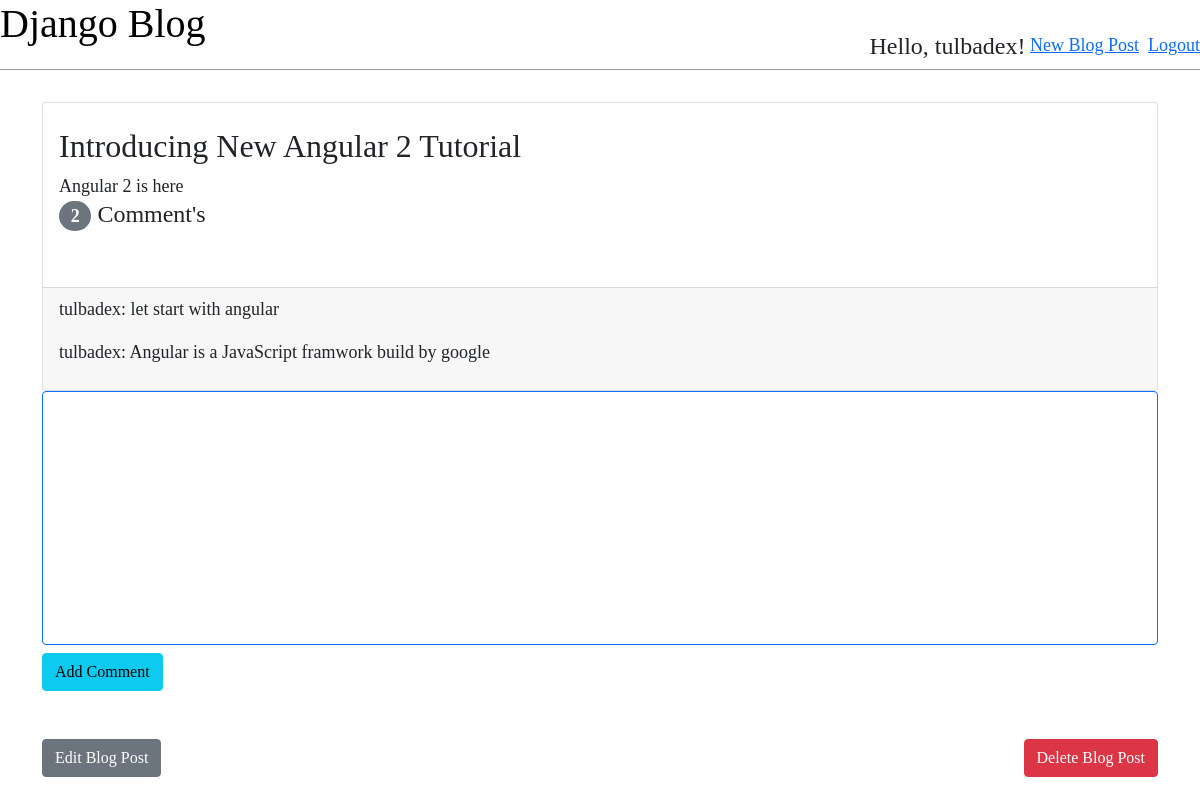
Page /blog/2/ (signed in) on the committed database.
### blog/models.py (models this page shows, shortened)
class Post(models.Model):
    title = models.CharField(max_length=200)
    author = models.ForeignKey('auth.User', on_delete=models.CASCADE)
    body = models.TextField()

class Comment(models.Model):
    comment = models.CharField(max_length=140)
    author = models.ForeignKey(
        get_user_model(),
        on_delete=models.CASCADE
    )
    post = models.ForeignKey(
        Post,
        on_delete=models.CASCADE,
        related_name='comments'
    )
    def __str__(self):
        return self.comment

### blog/views.py (the view)
# urls.py: path('blog/<int:pk>/', BlogDetailView.as_view(), name="post_detail"),
class BlogDetailView(DetailView):
    model = Post
    template_name = 'post_detail.html'

### templates/post_detail.html (shortened to what this page needs)
{% extends 'base.html' %}
{% block content %}
    <div class="card">
        <div class="post-entry card-body">
            <h2 class="card-title">{{ post.title }}</h2>
            <p class="card-text">{{ post.body }}</p>
            {% if post.comments.all.count <= 1 %}
            <h4><span class="badge rounded-pill bg-secondary">{{ post.comments.all.count }}</span> Comment</h4>
            {% else %}
            <h4><span class="badge rounded-pill bg-secondary">{{ post.comments.all.count }}</span> Comment's</h4>
            {% endif %}
        </div>
        <div class="card-footer">
            {% for comment in post.comments.all %}
                <p>
                    <span class="font-weight-bold">{{ comment.author }}:</span>
                    {{ comment }}
                </p>
            {% endfor %}
        </div>
    </div>
    {% if user.is_authenticated %}
    <form method="post" action="{% url 'posts:comment_new' post_pk=post.pk %}">
        <div class="form-group col-lg">
            <textarea class="form-control border border-primary" name="comment" id="" cols="30" rows="10" required style="resize: none;"></textarea>
        </div>
        <div class="form-group">
            <button class="btn btn-info mt-2" type="submit">Add Comment</button>
        </div>
    </form>
    <div class="col-lg">
        <div class="mt-3 mt-5">
            <a class="float-md-start btn btn-secondary mb-3" href="{% url 'posts:post_edit' post.pk %}">Edit Blog Post</a>&nbsp;&nbsp;&nbsp;
            <a class="float-md-end btn btn-danger mb-3" href="{% url 'posts:post_delete' post.pk %}">Delete Blog Post</a>
        </div>
    </div>
    {% else %}
    <a class="btn btn-info mt-3" href="{% url 'login' %}">Login to Comment</a>
    {% endif %}
{% endblock %}

### templates/base.html (shortened to what this page needs)
{% load static %}
<!DOCTYPE html>
<html lang="en">
<head>
    <link rel="stylesheet" href="{% static 'css/bootstrap.min.css' %}">
    <link rel="stylesheet" href="{% static 'css/base.css' %}">
</head>
<body>
    <header>
        <div class="nav-left">
            <h1><a href="{% url 'posts:home' %}">Django Blog</a></h1>
        </div>
        {% if user.is_authenticated %}
        <div class="nav-right">
            <h4><span>Hello, {{ user.username|default:'Guest' }}!</span></h4>&nbsp;
            <a href="{% url 'posts:post_new' %}">New Blog Post</a>&nbsp;&nbsp;
            <a href="{% url 'logout' %}">Logout</a>
        </div>
        {% else %}
        <div class="nav-right">
            <a href="{% url 'login' %}">Login</a>
        </div>
        {% endif %}
    </header>
    <div class="container">
        {% block content %}
        {% endblock %}
    </div>
</body>
</html>

### static/css/base.css (style rules this page uses)
body { font-family: 'Source, Sans, pro'; font-size: 18px; }
header { border-bottom: 1px solid #999; margin-bottom: 2rem; display: flex; }
header h1 a { color: black; text-decoration: none; }
.nav-left { margin-right: auto; }
.nav-right { display: flex; padding-top: 2rem; }
.post-entry { margin-bottom: 2rem; }
.post-entry h2 { margin: 0.5rem 0; }
.post-entry p { margin: 0; font-weight: 400; }

### rows in the picture
Post: title "Introducing New Angular 2 Tutorial", body "Angular 2 is here", comments.all.count "2"
Comment: author "tulbadex", comment "let start with angular"
Comment: author "tulbadex", comment "Angular is a JavaScript framwork build by google"

### other values in the picture
{{ user.username|default:'Guest' }} "tulbadex"
